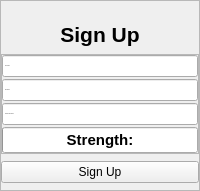
                <widget class="QWidget" name="SignUpWidget">
                 <layout class="QVBoxLayout" name="verticalLayout_32">
                  <property name="spacing">
                   <number>0</number>
                  </property>
                  <property name="leftMargin">
                   <number>0</number>
                  </property>
                  <property name="topMargin">
                   <number>0</number>
                  </property>
                  <property name="rightMargin">
                   <number>0</number>
                  </property>
                  <property name="bottomMargin">
                   <number>0</number>
                  </property>
                  <item>
                   <widget class="QFrame" name="SignUpFrame">
                    <property name="sizePolicy">
                     <sizepolicy hsizetype="Minimum" vsizetype="Preferred">
                      <horstretch>0</horstretch>
                      <verstretch>0</verstretch>
                     </sizepolicy>
                    </property>
                    <property name="frameShape">
                     <enum>QFrame::StyledPanel</enum>
                    </property>
                    <property name="frameShadow">
                     <enum>QFrame::Raised</enum>
                    </property>
                    <layout class="QVBoxLayout" name="verticalLayout_33">
                     <property name="spacing">
                      <number>7</number>
                     </property>
                     <property name="leftMargin">
                      <number>0</number>
                     </property>
                     <property name="topMargin">
                      <number>21</number>
                     </property>
                     <property name="rightMargin">
                      <number>0</number>
                     </property>
                     <property name="bottomMargin">
                      <number>7</number>
                     </property>
                     <item>
                      <widget class="QLabel" name="SignUplabel">
                       <property name="text">
                        <string>&lt;html&gt;&lt;head/&gt;&lt;body&gt;&lt;p align=&quot;center&quot;&gt;&lt;span style=&quot; font-size:16pt; font-weight:700;&quot;&gt;Sign Up&lt;/span&gt;&lt;/p&gt;&lt;/body&gt;&lt;/html&gt;</string>
                       </property>
                      </widget>
                     </item>
                     <item alignment="Qt::AlignVCenter">
                      <widget class="QFrame" name="frame">
                       <property name="frameShape">
                        <enum>QFrame::StyledPanel</enum>
                       </property>
                       <property name="frameShadow">
                        <enum>QFrame::Raised</enum>
                       </property>
                       <layout class="QVBoxLayout" name="verticalLayout_9">
                        <property name="spacing">
                         <number>2</number>
                        </property>
                        <property name="leftMargin">
                         <number>0</number>
                        </property>
                        <property name="topMargin">
                         <number>0</number>
                        </property>
                        <property name="rightMargin">
                         <number>0</number>
                        </property>
                        <property name="bottomMargin">
                         <number>0</number>
                        </property>
                        <item>
                         <widget class="QLineEdit" name="UsernameSignupEdit">
                          <property name="font">
                           <font>
                            <pointsize>-1</pointsize>
                            <italic>false</italic>
                            <bold>true</bold>
                           </font>
                          </property>
                          <property name="autoFillBackground">
                           <bool>false</bool>
                          </property>
                          <property name="text">
                           <string/>
                          </property>
                          <property name="placeholderText">
                           <string>Username</string>
                          </property>
                         </widget>
                        </item>
                        <item>
                         <widget class="QLineEdit" name="PassSignupEdit">
                          <property name="font">
                           <font>
                            <pointsize>-1</pointsize>
                            <italic>false</italic>
                            <bold>true</bold>
                           </font>
                          </property>
                          <property name="echoMode">
                           <enum>QLineEdit::Normal</enum>
                          </property>
                          <property name="placeholderText">
                           <string>Password</string>
                          </property>
                         </widget>
                        </item>
                        <item>
                         <widget class="QLineEdit" name="ConfirmPassEdit">
                          <property name="font">
                           <font>
                            <pointsize>-1</pointsize>
                            <italic>false</italic>
                            <bold>true</bold>
                           </font>
                          </property>
                          <property name="echoMode">
                           <enum>QLineEdit::Normal</enum>
                          </property>
                          <property name="placeholderText">
                           <string>Confirm Password</string>
                          </property>
                          <property name="clearButtonEnabled">
                           <bool>false</bool>
                          </property>
                         </widget>
                        </item>
                        <item>
                         <widget class="QProgressBar" name="Strengthmeter">
                          <property name="font">
                           <font>
                            <pointsize>11</pointsize>
                            <bold>true</bold>
                           </font>
                          </property>
                          <property name="value">
                           <number>0</number>
                          </property>
                          <property name="textVisible">
                           <bool>true</bool>
                          </property>
                          <property name="invertedAppearance">
                           <bool>false</bool>
                          </property>
                          <property name="textDirection">
                           <enum>QProgressBar::TopToBottom</enum>
                          </property>
                          <property name="format">
                           <string>Strength:</string>
                          </property>
                         </widget>
                        </item>
                       </layout>
                      </widget>
                     </item>
                     <item>
                      <widget class="QPushButton" name="SignUpbutton">
                       <property name="cursor">
                        <cursorShape>OpenHandCursor</cursorShape>
                       </property>
                       <property name="toolTip">
                        <string>Sign Up</string>
                       </property>
                       <property name="text">
                        <string>Sign Up</string>
                       </property>
                       <property name="icon">
                        <iconset resource="../qss/icons/Icons.qrc">
                         <normaloff>:/icons/png2svg/signup-white.svg</normaloff>
                         <activeoff>:/icons/png2svg/signup-white.svg</activeoff>
                         <activeon>:/icons/png2svg/signup-green.svg</activeon>:/icons/png2svg/signup-white.svg</iconset>
                       </property>
                       <property name="iconSize">
                        <size>
                         <width>24</width>
                         <height>24</height>
                        </size>
                       </property>
                      </widget>
                     </item>
                    </layout>
                   </widget>
                  </item>
                 </layout>
                </widget>
